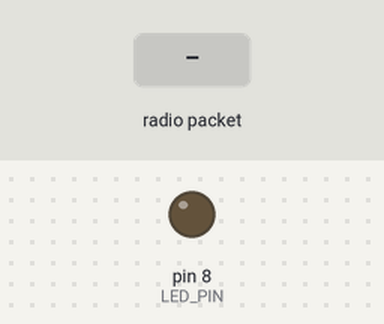
Simulated run of this sketch. Board: Arduino Uno, built with avr-gcc and run on an emulated ATmega328P. Shown: output pins drawn as LEDs (lit = HIGH). The test bench sets the inputs (shaded band). No radio packets arrive unless stated; what the sketch prints to the serial monitor is not drawn.

Above: at 1.2 s.
1.3 s: radio packet "7000" arrives
At 2.7 s:
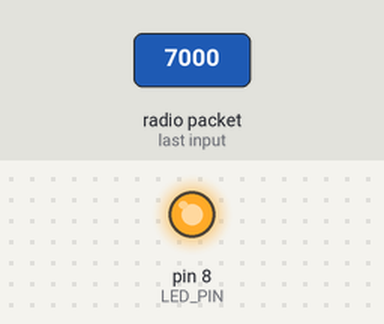
Timing chart, 0 to 4.3 s (numbered marks = the images above; inputs shaded):
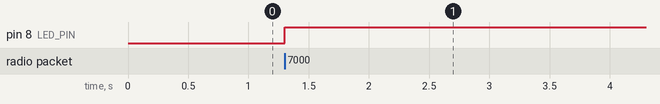

Measured:
- after the input at 1.3 s, pin 8 (LED_PIN): LOW → HIGH at once

The sketch:

bus_receiver_7000.ino
```cpp
#include <SPI.h>
#include <nRF24L01.h>
#include <RF24.h>

#define CE_PIN   9
#define CSN_PIN 10
#define LED_PIN 8

RF24 radio(CE_PIN, CSN_PIN);
const byte address[6] = "00001";

void setup() {
  Serial.begin(115200);
  pinMode(LED_PIN, OUTPUT);
  radio.begin();
  radio.setChannel(0x4C);              // 송신기와 일치
  radio.setDataRate(RF24_1MBPS);       // 송신기와 일치
  radio.setPALevel(RF24_PA_MIN);
  radio.openReadingPipe(1, address);
  radio.startListening();
  digitalWrite(LED_PIN, LOW);
  Serial.println("Ready to receive...");
}

void loop() {
  if (radio.available()) {
    char buffer[33] = {0};  // 32바이트 + null
    radio.read(&buffer, 32);
    String received = String(buffer);
    received.trim();

    Serial.print("수신: ");
    Serial.println(received);

    if (received == "7000") {
      digitalWrite(LED_PIN, HIGH);  // LED ON
      Serial.println("LED ON!");
    } else {
         // LED OFF
    }
  }
}
```
